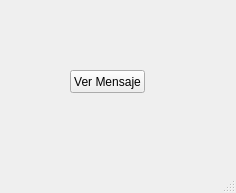
<?xml version="1.0" encoding="UTF-8"?>
<ui version="4.0">
 <class>MainWindow</class>
 <widget class="QMainWindow" name="MainWindow">
  <property name="geometry">
   <rect>
    <x>0</x>
    <y>0</y>
    <width>236</width>
    <height>193</height>
   </rect>
  </property>
  <property name="windowTitle">
   <string>MainWindow</string>
  </property>
  <widget class="QWidget" name="centralwidget">
   <widget class="QPushButton" name="btn_mensaje">
    <property name="geometry">
     <rect>
      <x>70</x>
      <y>70</y>
      <width>75</width>
      <height>23</height>
     </rect>
    </property>
    <property name="text">
     <string>Ver Mensaje</string>
    </property>
   </widget>
  </widget>
  <widget class="QMenuBar" name="menubar">
   <property name="geometry">
    <rect>
     <x>0</x>
     <y>0</y>
     <width>236</width>
     <height>21</height>
    </rect>
   </property>
  </widget>
  <widget class="QStatusBar" name="statusbar"/>
 </widget>
 <resources/>
 <connections/>
</ui>
